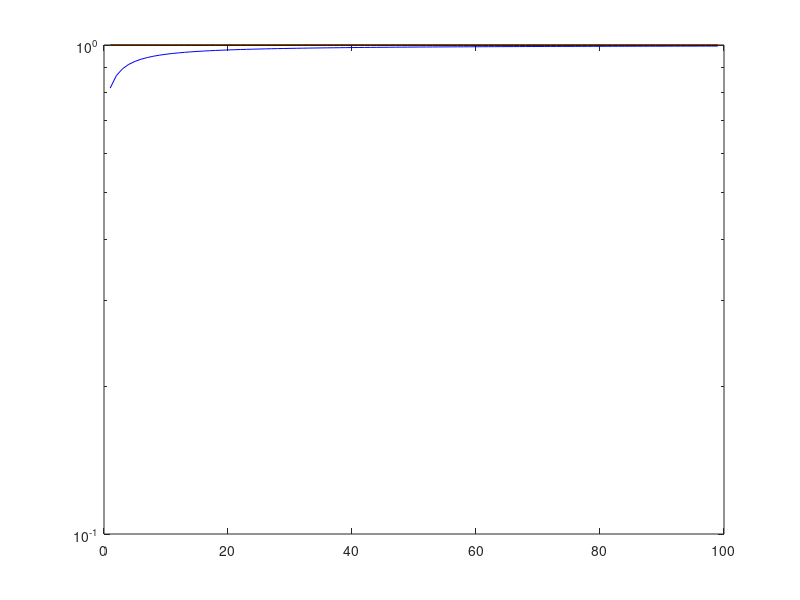
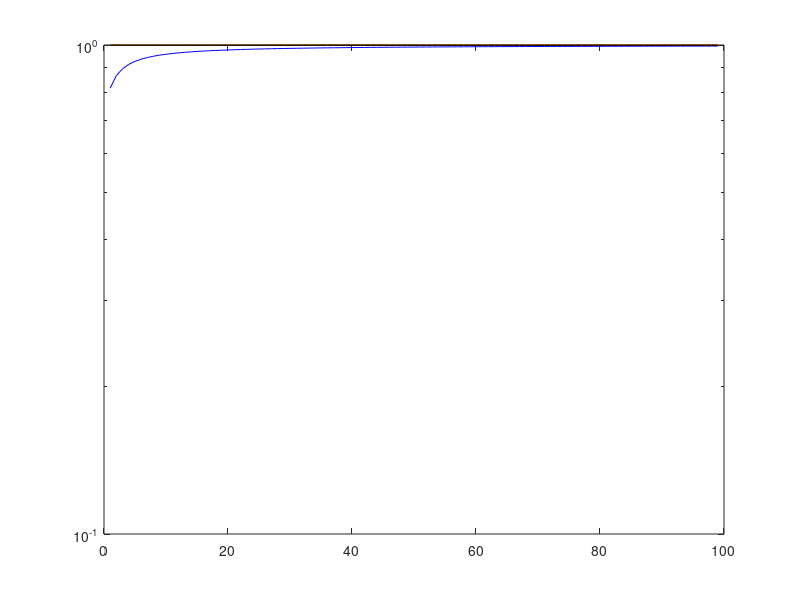
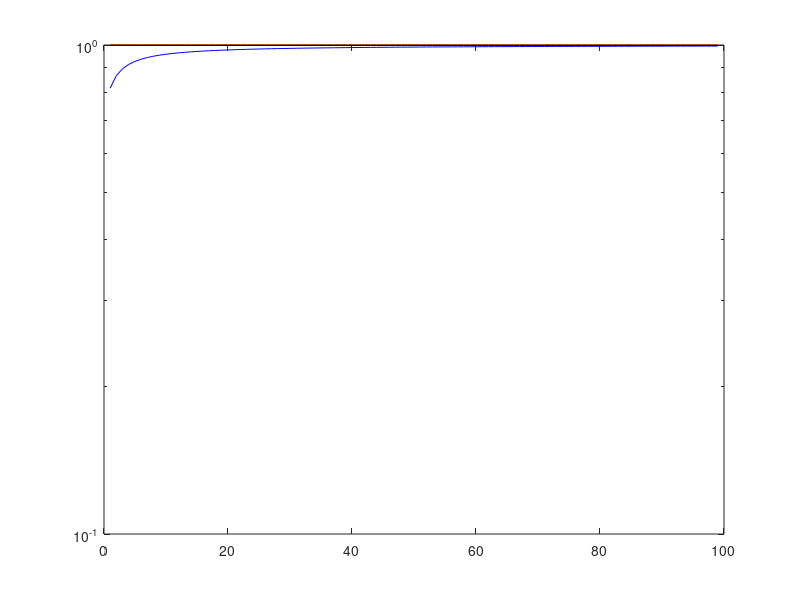
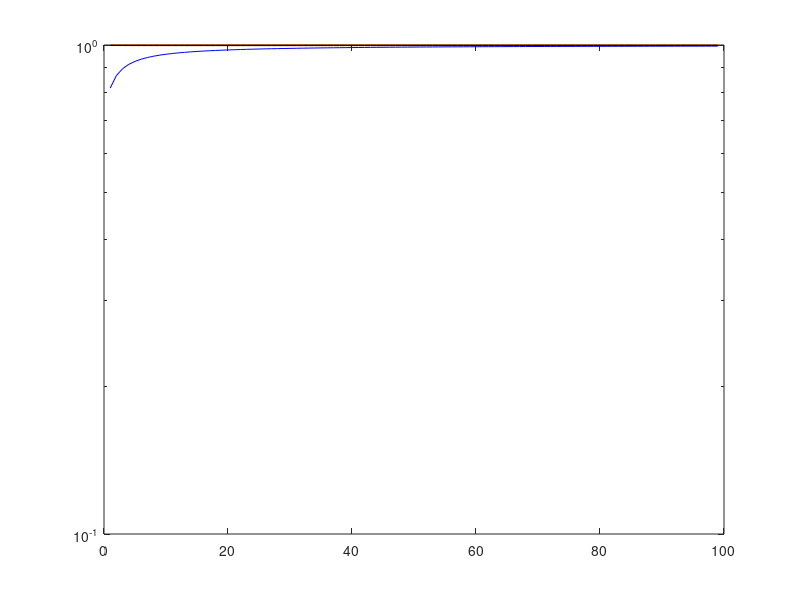

These charts were generated, in order, by the following MATLAB code:
clear, close all

for x = 1:1:20
    for m = 2:1:100
    
        a = (m-1)/2;
        b = 3/2;
        y = 2e-6*2^x;
        % y = 2^x;
        z = y/(2*m);
    
        f = @(u)(exp(-z.*(u./(1-u))).*u.^(a-1).*(1-u).^(b-1));
        true(m-1,x) = 1/beta(a,b) * integral(f,0,1);
        gg(m-1,x) = sqrt(m)/sqrt(m+1) * (1+sqrt(y))*exp(-sqrt(y));
        
        value = sqrt((a)/(z));
        
        ggg(m-1,x) = exp(-z*value)*(betainc(value/(1+value),a,b));
        g(m-1,x) = exp(-z*2*a);
        s=@(x)(sqrt(m./(m+1))*1./(2*sqrt(x)).*exp(-x.*(1-1./(2*m))));
        r=@(x)(sqrt(m)/sqrt(m+1) *(1+sqrt(x))./(2*sqrt(x)).*exp(-x/2-sqrt(x)));
        integral(s,0,2)
        integral(r,0,2)

  %       bah = @(u) ( ...
  %   (u.^(m/2 - 3/2).*exp((u.*x)./(2*m.*(u - 1))).*log(u).*(1 - u).^(1/2)) ...
  %       /(2*beta(3/2, m/2 - 1/2)) ...
  % + (u.^(m/2 - 3/2).*exp((u.*x)./(2*m.*(u - 1))).*(psi(m/2 + 1)/2 - psi(m/2 - 1/2)/2).*(1 - u).^(1/2)) ...
  %       /beta(3/2, m/2 - 1/2) ...
  % + (u.*u.^(m/2 - 3/2).*x.*exp((u.*x)./(2*m.*(u - 1)))) ...
  %       /(2*m.^2.*beta(3/2, m/2 - 1/2).*(1 - u).^(1/2)) ...
  %   );
  %       dTRUE_int(m-1,x) = integral(bah,0,1);
  %       dTRUE_int(dTRUE_int>0)
    end
end

for j=1:1:20
    figure(j)
    semilogy(true(1:end,j),'g')
    hold on
    semilogy(gg(1:end,j),'b')
    hold on
    semilogy(g(1:end,j),'r')
    hold on
    semilogy(ggg(1:end,j),'k')
end

% for s=1:1:30
%     figure(20 + s)
%     semilogy(true(s,1:end))
%     hold on
%     semilogy(gg(s,1:end))
% end